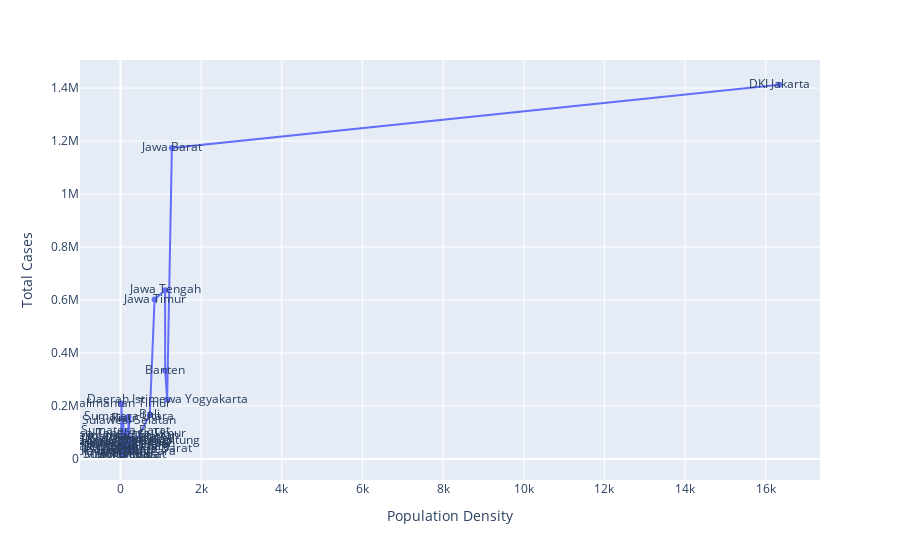

Notebook code cell kept with this figure:
### Markdown cell above
## Total Cases and Population Density

### Code cell
df_pd = pd.DataFrame(columns = ['Location', 'Population Density', 'Total Cases'])
df_pd['Population Density'] = df_raw['Population Density'].unique()

for pop_den in df_pd['Population Density']:
    i = df_pd[df_pd['Population Density'] == pop_den].index.values
    df_pd['Total Cases'][i] = df_raw[df_raw['Population Density'] == pop_den]['Total Cases'].max()
    df_pd['Location'][i] = df_raw[df_raw['Population Density'] == pop_den]['Location'].unique()
    
# drop Indonesia's Population Density
for pop_den in df_pd['Population Density']:
    i = df_pd[df_pd['Population Density'] == pop_den].index.values
    for loc in df_raw[df_raw['Population Density'] == pop_den]['Location']:
        if loc == 'Indonesia':
            df_pd = df_pd.drop(labels=i, axis=0)
            break

df_pd = df_pd.sort_values('Population Density')
df_pd = df_pd.reset_index(drop=True)

fig = px.line(df_pd, x='Population Density', y='Total Cases', text='Location')
fig.show()

### Figure 1 — Plotly figure (JSON) as saved in the notebook; plotly's stock layout.template omitted (floating-point values rounded to 4 significant figures)
{"data": [{"hovertemplate": "Population Density=%{x}<br>Total Cases=%{y}<br>Location=%{text}<extra></extra>", "legendgroup": "", "line": {"color": "#636efa", "dash": "solid"}, "marker": {"symbol": "circle"}, "mode": "text+markers+lines", "name": "", "orientation": "h", "showlegend": false, "text": ["Kalimantan Utara", "Papua Barat", "Papua", "Kalimantan Tengah", "Kalimantan Timur", "Kalimantan Barat", "Maluku", "Maluku Utara", "Sulawesi Tengah", "Sulawesi Tenggara", "Jambi", "Riau", "Kepulauan Bangka Belitung", "Sumatera Selatan", "Aceh", "Sulawesi Barat", "Bengkulu", "Kalimantan Selatan", "Gorontalo", "Nusa Tenggara Timur", "Sumatera Barat", "Sulawesi Utara", "Sulawesi Selatan", "Sumatera Utara", "Kepulauan Riau", "Lampung", "Nusa Tenggara Barat", "Bali", "Jawa Timur", "Jawa Tengah", "Banten", "Daerah Istimewa Yogyakarta", "Jawa Barat", "DKI Jakarta"], "x": [8.59, 11.08, 13.6, 16.74, 27.52, 36.81, 39.37, 40.89, 47.79, 69.23, 69.79, 69.8, 84.01, 89.72, 90.54, 92.93, 100.4, 103.8, 104.9, 111.1, 131.4, 190.2, 201.8, 203.8, 235.2, 262.7, 283.8, 729.4, 846.8, 1109.0, 1110.0, 1159.0, 1277.0, 16330.0], "xaxis": "x", "y": [45417, 32170, 49927, 58217, 209017, 65605, 18736, 14595, 61099, 25693, 38643, 152648, 66144, 82198, 44038, 15601, 29173, 87476, 13951, 94415, 104640, 52770, 144494, 158866, 70883, 75485, 36247, 166831, 601545, 636409, 333875, 224307, 1173731, 1412511], "yaxis": "y", "type": "scatter"}], "layout": {"xaxis": {"anchor": "y", "domain": [0, 1], "title": {"text": "Population Density"}, "type": "linear", "range": [-982.3, 17330.0], "autorange": true}, "yaxis": {"anchor": "x", "domain": [0, 1], "title": {"text": "Total Cases"}, "type": "linear", "range": [-85210.0, 1512000.0], "autorange": true}, "legend": {"tracegroupgap": 0}, "margin": {"t": 60}, "autosize": true}}
